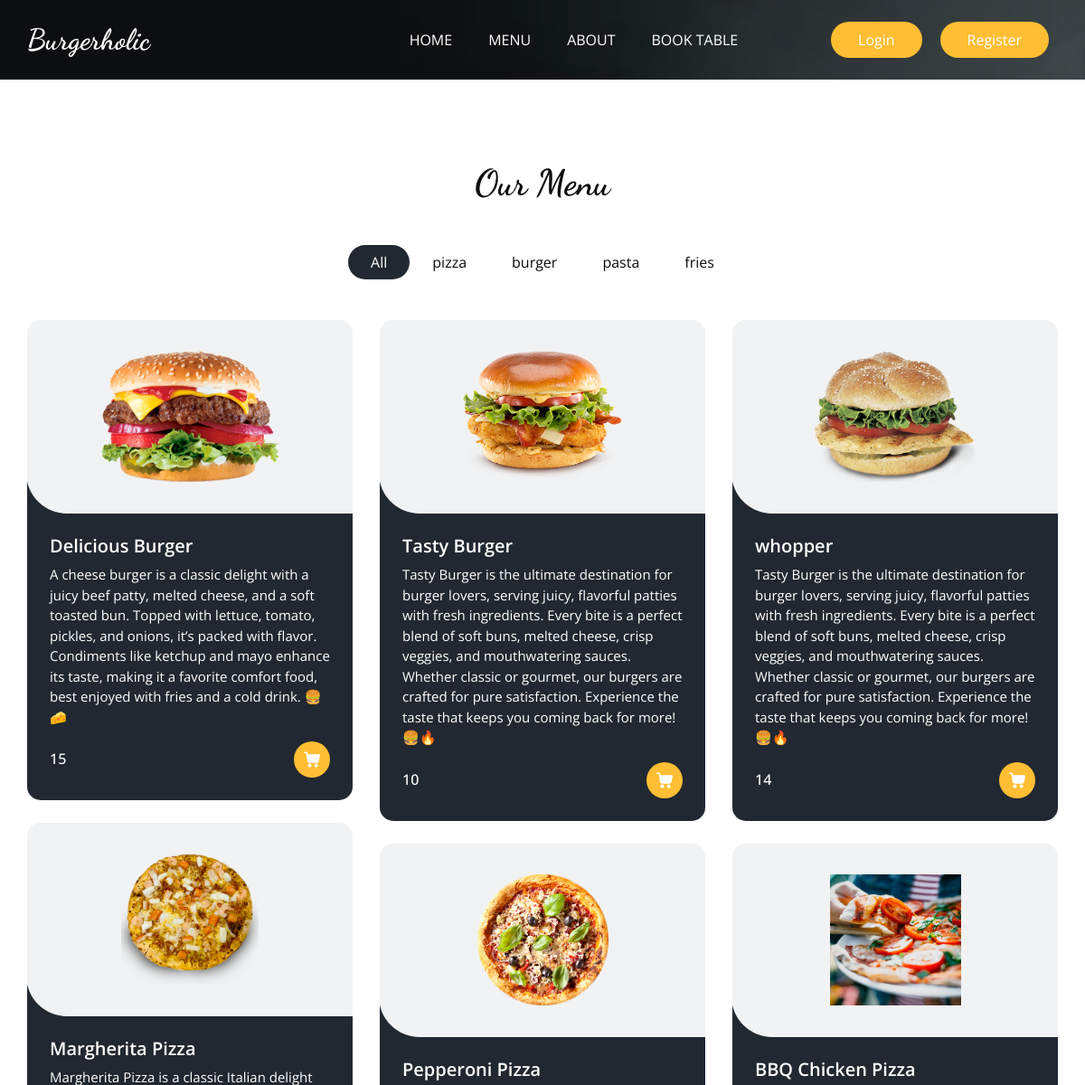
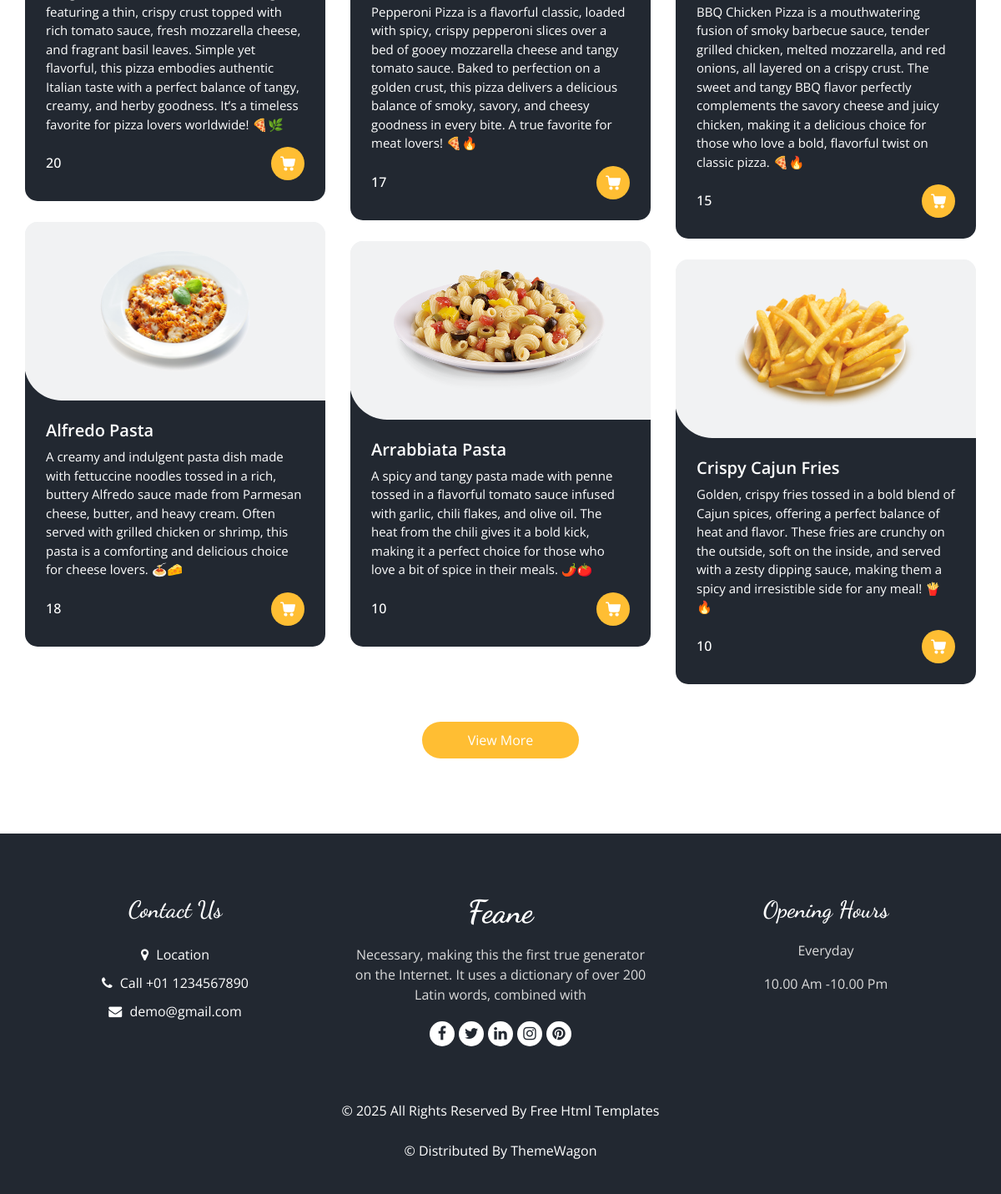
The app's page /menu/ with its own data (2 pictures, top to bottom).
### base_app/models.py (models this page shows, shortened)
class ItemList(models.Model):
    category_name = models.CharField(max_length=20)
    def __str__(self):
        return self.category_name

class Items(models.Model):
    item_name = models.CharField(max_length=20)
    description = models.TextField(blank=False)
    price=models.IntegerField()
    category=models.ForeignKey(ItemList, related_name='items',on_delete=models.CASCADE)
    image = models.ImageField(upload_to='Items/')

### base_app/views.py (the view)
# urls.py: path('menu/', MenuView, name='Menu'),
def MenuView(request):
    items=Items.objects.all()
    list = ItemList.objects.all()
    return render(request,'menu.html', {'items':items,'list':list})

### templates/menu.html (shortened to what this page needs)
{% extends "base.html" %}
{% block clsss %}sub_page{% endblock %}
{% block main %}
<section class="food_section layout_padding">
    <div class="container">
      <div class="heading_container heading_center">
        <h2>
          Our Menu
        </h2>
      </div>
      <ul class="filters_menu">
        <li class="active" data-filter="*">All</li>
        {% for i in list %}
        <li data-filter=".{{i.category_name}}">{{i.category_name}}</li>
        {% endfor %}
      </ul>
      <div class="filters-content">
        <div class="row grid">
          {% for j in items %}
          <div class="col-sm-6 col-lg-4 all {{j.category}}">
            <div class="box">
              <div>
                <div class="img-box">
                  <img src="/media/{{j.image}}" alt="{{j.image}}">
                </div>
                <div class="detail-box">
                  <h5>
                    {{j.item_name}}
                  </h5>
                  <p>
                    {{j.description}}
                  </p>
                  <div class="options">
                    <h6>
                      {{j.price}}
                    </h6>
                    <a href="">
                    </a>
                  </div>
                </div>
              </div>
            </div>
          </div>
          {% endfor %}
        </div>
      </div>
      <div class="btn-box">
        <a href="">
          View More
        </a>
      </div>
    </div>
  </section>
{% endblock %}

### templates/base.html (shortened to what this page needs)
<!DOCTYPE html>
<html>
{% load static %}
<head>
  <link rel="stylesheet" type="text/css" href="{% static 'css/bootstrap.css' %}" />
  <link rel="stylesheet" type="text/css" href="https://cdnjs.cloudflare.com/ajax/libs/OwlCarousel2/2.3.4/assets/owl.carousel.min.css" />
  <link rel="stylesheet" href="https://cdnjs.cloudflare.com/ajax/libs/jquery-nice-select/1.1.0/css/nice-select.min.css" />
  <link href="{% static 'css/font-awesome.min.css' %}" rel="stylesheet" />
  <link href="{% static 'css/style.css' %}" rel="stylesheet" />
  <link href="{% static 'css/responsive.css' %}" rel="stylesheet" />
</head>
<body class="{% block clsss %}{% endblock %}">
  <div class="hero_area">
    <div class="bg-box">
      <img src="{% static 'images/hero-bg.jpg' %}" alt="">
    </div>
    <header class="header_section">
      <div class="container">
        <nav class="navbar navbar-expand-lg custom_nav-container ">
          <a class="navbar-brand" href="{% url "Home" %}">
            <span>
              Burgerholic
            </span>
          </a>
          <div class="collapse navbar-collapse" id="navbarSupportedContent">
            <ul class="navbar-nav  mx-auto ">
              <li class="nav-item {% block home_status %}{% endblock home_status %}">
                <a class="nav-link" href="{% url "Home" %}">Home <span class="sr-only">(current)</span></a>
              </li>
              <li class="nav-item{% block menu_status %}{% endblock menu_status %}">
                <a class="nav-link" href="{% url "Menu" %}">Menu</a>
              </li>
              <li class="nav-item{% block about_status %}{% endblock about_status %}">
                <a class="nav-link" href="{% url "About" %}">About</a>
              </li>
              <li class="nav-item{% block table_status %}{% endblock table_status %}">
                <a class="nav-link" href="{% url "Book_Table" %}">Book Table</a>
              </li>
            </ul>
            <div class="user_option">
              {% if user.is_authenticated %}
                  <form action="{% url 'logout' %}" method="post" style="display:inline;">
                      {% csrf_token %}
                      <button type="submit" class="order_online" style="border: none; background: none; color: white; cursor: pointer;">
                          Logout
                      </button>
                  </form>
              {% else %}
                  <a href="{% url 'login' %}" class="order_online">Login</a>
                  <a href="{% url 'register' %}" class="order_online">Register</a>
              {% endif %}
          </div>
          </div>
        </nav>
      </div>
    </header>
  </div>
  {% block main %}{% endblock %}
  <footer class="footer_section">
    <div class="container">
      <div class="row">
        <div class="col-md-4 footer-col">
          <div class="footer_contact">
            <h4>
              Contact Us
            </h4>
            <div class="contact_link_box">
              <a href="">
                <i class="fa fa-map-marker" aria-hidden="true"></i>
                <span>
                  Location
                </span>
              </a>
              <a href="">
                <i class="fa fa-phone" aria-hidden="true"></i>
                <span>
                  Call +01 1234567890
                </span>
              </a>
              <a href="">
                <i class="fa fa-envelope" aria-hidden="true"></i>
                <span>
                  demo@gmail.com
                </span>
              </a>
            </div>
          </div>
        </div>
        <div class="col-md-4 footer-col">
          <div class="footer_detail">
            <a href="" class="footer-logo">
              Feane
            </a>
            <p>
              Necessary, making this the first true generator on the Internet. It uses a dictionary of over 200 Latin words, combined with
            </p>
            <div class="footer_social">
              <a href="">
                <i class="fa fa-facebook" aria-hidden="true"></i>
              </a>
              <a href="">
                <i class="fa fa-twitter" aria-hidden="true"></i>
              </a>
              <a href="">
                <i class="fa fa-linkedin" aria-hidden="true"></i>
              </a>
              <a href="">
                <i class="fa fa-instagram" aria-hidden="true"></i>
              </a>
              <a href="">
                <i class="fa fa-pinterest" aria-hidden="true"></i>
              </a>
            </div>
          </div>
        </div>
        <div class="col-md-4 footer-col">
          <h4>
            Opening Hours
          </h4>
          <p>
            Everyday
          </p>
          <p>
            10.00 Am -10.00 Pm
          </p>
        </div>
      </div>
      <div class="footer-info">
        <p>
          &copy; <span id="displayYear"></span> All Rights Reserved By
          <a href="https://html.design/">Free Html Templates</a><br><br>
          &copy;  Distributed By
          <a href="https://themewagon.com/" target="_blank">ThemeWagon</a>
        </p>
      </div>
    </div>
  </footer>
</body>
</html>

### static/css/responsive.css (style rules this page uses)
@media (min-width: 1200px) { .container { max-width: 1170px; } }

### records on screen
ItemList: category_name "pizza"
ItemList: category_name "burger"
ItemList: category_name "pasta"
ItemList: category_name "fries"
Items: image (picture), item_name "Delicious Burger", description "A cheese burger is a classic delight with a juicy beef patty, melted cheese, and a soft toasted bun. Topped with lettuce, tomato, pickles, and onions, it’s packed with flavor. Condiments like ketchup and mayo enhance its taste, making it a favorite comfort food, best enjoyed with fries and a cold drink. 🍔🧀", price "15"
Items: image (picture), item_name "Tasty Burger", description "Tasty Burger is the ultimate destination for burger lovers, serving juicy, flavorful patties with fresh ingredients. Every bite is a perfect blend of soft buns, melted cheese, crisp veggies, and mouthwatering sauces. Whether classic or gourmet, our burgers are crafted for pure satisfaction. Experience the taste that keeps you coming back for more! 🍔🔥", price "10"
Items: image (picture), item_name "whopper", description "Tasty Burger is the ultimate destination for burger lovers, serving juicy, flavorful patties with fresh ingredients. Every bite is a perfect blend of soft buns, melted cheese, crisp veggies, and mouthwatering sauces. Whether classic or gourmet, our burgers are crafted for pure satisfaction. Experience the taste that keeps you coming back for more! 🍔🔥", price "14"
Items: image (picture), item_name "Margherita Pizza", description "Margherita Pizza is a classic Italian delight featuring a thin, crispy crust topped with rich tomato sauce, fresh mozzarella cheese, and fragrant basil leaves. Simple yet flavorful, this pizza embodies authentic Italian taste with a perfect balance of tangy, creamy, and herby goodness. It’s a timeless favorite for pizza lovers worldwide! 🍕🌿", price "20"
Items: image (picture), item_name "Pepperoni Pizza", description "Pepperoni Pizza is a flavorful classic, loaded with spicy, crispy pepperoni slices over a bed of gooey mozzarella cheese and tangy tomato sauce. Baked to perfection on a golden crust, this pizza delivers a delicious balance of smoky, savory, and cheesy goodness in every bite. A true favorite for meat lovers! 🍕🔥", price "17"
Items: image (picture), item_name "BBQ Chicken Pizza", description "BBQ Chicken Pizza is a mouthwatering fusion of smoky barbecue sauce, tender grilled chicken, melted mozzarella, and red onions, all layered on a crispy crust. The sweet and tangy BBQ flavor perfectly complements the savory cheese and juicy chicken, making it a delicious choice for those who love a bold, flavorful twist on classic pizza. 🍕🔥", price "15"
Items: image (picture), item_name "Alfredo Pasta", description "A creamy and indulgent pasta dish made with fettuccine noodles tossed in a rich, buttery Alfredo sauce made from Parmesan cheese, butter, and heavy cream. Often served with grilled chicken or shrimp, this pasta is a comforting and delicious choice for cheese lovers. 🍝🧀", price "18"
Items: image (picture), item_name "Arrabbiata Pasta", description "A spicy and tangy pasta made with penne tossed in a flavorful tomato sauce infused with garlic, chili flakes, and olive oil. The heat from the chili gives it a bold kick, making it a perfect choice for those who love a bit of spice in their meals. 🌶️🍅", price "10"
Items: image (picture), item_name "Crispy Cajun Fries", description "Golden, crispy fries tossed in a bold blend of Cajun spices, offering a perfect balance of heat and flavor. These fries are crunchy on the outside, soft on the inside, and served with a zesty dipping sauce, making them a spicy and irresistible side for any meal! 🍟🔥", price "10"
